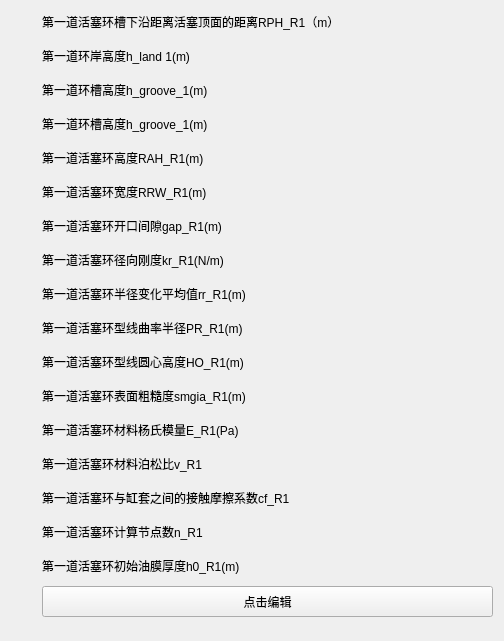
    <widget class="CardWidget" name="CardWidget_165">
     <property name="geometry">
      <rect>
       <x>100</x>
       <y>170</y>
       <width>401</width>
       <height>641</height>
      </rect>
     </property>
     <property name="minimumSize">
      <size>
       <width>0</width>
       <height>0</height>
      </size>
     </property>
     <layout class="QGridLayout" name="gridLayout_93">
      <property name="topMargin">
       <number>8</number>
      </property>
      <property name="bottomMargin">
       <number>8</number>
      </property>
      <item row="3" column="1">
       <widget class="SubtitleLabel" name="SubtitleLabel_682">
        <property name="minimumSize">
         <size>
          <width>451</width>
          <height>28</height>
         </size>
        </property>
        <property name="maximumSize">
         <size>
          <width>461</width>
          <height>28</height>
         </size>
        </property>
        <property name="text">
         <string>第一道环槽高度h_groove_1(m)</string>
        </property>
       </widget>
      </item>
      <item row="4" column="1">
       <widget class="SubtitleLabel" name="SubtitleLabel_685">
        <property name="minimumSize">
         <size>
          <width>451</width>
          <height>28</height>
         </size>
        </property>
        <property name="maximumSize">
         <size>
          <width>461</width>
          <height>28</height>
         </size>
        </property>
        <property name="text">
         <string>第一道环槽高度h_groove_1(m)</string>
        </property>
       </widget>
      </item>
      <item row="8" column="0">
       <widget class="IconWidget" name="IconWidget_562">
        <property name="minimumSize">
         <size>
          <width>25</width>
          <height>25</height>
         </size>
        </property>
        <property name="maximumSize">
         <size>
          <width>25</width>
          <height>25</height>
         </size>
        </property>
       </widget>
      </item>
      <item row="16" column="1">
       <widget class="StrongBodyLabel" name="StrongBodyLabel_28">
        <property name="minimumSize">
         <size>
          <width>451</width>
          <height>28</height>
         </size>
        </property>
        <property name="maximumSize">
         <size>
          <width>451</width>
          <height>28</height>
         </size>
        </property>
        <property name="text">
         <string>第一道活塞环与缸套之间的接触摩擦系数cf_R1</string>
        </property>
       </widget>
      </item>
      <item row="17" column="1">
       <widget class="SubtitleLabel" name="SubtitleLabel_690">
        <property name="minimumSize">
         <size>
          <width>451</width>
          <height>28</height>
         </size>
        </property>
        <property name="maximumSize">
         <size>
          <width>461</width>
          <height>28</height>
         </size>
        </property>
        <property name="text">
         <string>第一道活塞环计算节点数n_R1</string>
        </property>
       </widget>
      </item>
      <item row="2" column="0">
       <widget class="IconWidget" name="IconWidget_577">
        <property name="minimumSize">
         <size>
          <width>25</width>
          <height>25</height>
         </size>
        </property>
        <property name="maximumSize">
         <size>
          <width>25</width>
          <height>25</height>
         </size>
        </property>
       </widget>
      </item>
      <item row="13" column="0">
       <widget class="IconWidget" name="IconWidget_568">
        <property name="minimumSize">
         <size>
          <width>25</width>
          <height>25</height>
         </size>
        </property>
        <property name="maximumSize">
         <size>
          <width>25</width>
          <height>25</height>
         </size>
        </property>
       </widget>
      </item>
      <item row="4" column="0">
       <widget class="IconWidget" name="IconWidget_576">
        <property name="minimumSize">
         <size>
          <width>25</width>
          <height>25</height>
         </size>
        </property>
        <property name="maximumSize">
         <size>
          <width>25</width>
          <height>25</height>
         </size>
        </property>
       </widget>
      </item>
      <item row="19" column="1">
       <widget class="PrimaryPushButton" name="PrimaryPushButton_81">
        <property name="maximumSize">
         <size>
          <width>16777215</width>
          <height>31</height>
         </size>
        </property>
        <property name="text">
         <string>点击编辑</string>
        </property>
       </widget>
      </item>
      <item row="1" column="0">
       <widget class="IconWidget" name="IconWidget_566">
        <property name="minimumSize">
         <size>
          <width>25</width>
          <height>25</height>
         </size>
        </property>
        <property name="maximumSize">
         <size>
          <width>25</width>
          <height>25</height>
         </size>
        </property>
       </widget>
      </item>
      <item row="10" column="0">
       <widget class="IconWidget" name="IconWidget_565">
        <property name="minimumSize">
         <size>
          <width>25</width>
          <height>25</height>
         </size>
        </property>
        <property name="maximumSize">
         <size>
          <width>25</width>
          <height>25</height>
         </size>
        </property>
       </widget>
      </item>
      <item row="18" column="1">
       <widget class="SubtitleLabel" name="SubtitleLabel_691">
        <property name="minimumSize">
         <size>
          <width>451</width>
          <height>28</height>
         </size>
        </property>
        <property name="maximumSize">
         <size>
          <width>461</width>
          <height>28</height>
         </size>
        </property>
        <property name="text">
         <string>第一道活塞环初始油膜厚度h0_R1(m)</string>
        </property>
       </widget>
      </item>
      <item row="3" column="0">
       <widget class="IconWidget" name="IconWidget_570">
        <property name="minimumSize">
         <size>
          <width>25</width>
          <height>25</height>
         </size>
        </property>
        <property name="maximumSize">
         <size>
          <width>25</width>
          <height>25</height>
         </size>
        </property>
       </widget>
      </item>
      <item row="9" column="0">
       <widget class="IconWidget" name="IconWidget_567">
        <property name="minimumSize">
         <size>
          <width>25</width>
          <height>25</height>
         </size>
        </property>
        <property name="maximumSize">
         <size>
          <width>25</width>
          <height>25</height>
         </size>
        </property>
       </widget>
      </item>
      <item row="11" column="0">
       <widget class="IconWidget" name="IconWidget_572">
        <property name="minimumSize">
         <size>
          <width>25</width>
          <height>25</height>
         </size>
        </property>
        <property name="maximumSize">
         <size>
          <width>25</width>
          <height>25</height>
         </size>
        </property>
       </widget>
      </item>
      <item row="2" column="1">
       <widget class="SubtitleLabel" name="SubtitleLabel_688">
        <property name="minimumSize">
         <size>
          <width>451</width>
          <height>28</height>
         </size>
        </property>
        <property name="maximumSize">
         <size>
          <width>461</width>
          <height>28</height>
         </size>
        </property>
        <property name="text">
         <string>第一道环岸高度h_land 1(m)</string>
        </property>
       </widget>
      </item>
      <item row="12" column="1">
       <widget class="SubtitleLabel" name="SubtitleLabel_689">
        <property name="minimumSize">
         <size>
          <width>451</width>
          <height>28</height>
         </size>
        </property>
        <property name="maximumSize">
         <size>
          <width>461</width>
          <height>28</height>
         </size>
        </property>
        <property name="text">
         <string>第一道活塞环型线圆心高度HO_R1(m)</string>
        </property>
       </widget>
      </item>
      <item row="11" column="1">
       <widget class="SubtitleLabel" name="SubtitleLabel_692">
        <property name="minimumSize">
         <size>
          <width>451</width>
          <height>28</height>
         </size>
        </property>
        <property name="maximumSize">
         <size>
          <width>461</width>
          <height>28</height>
         </size>
        </property>
        <property name="text">
         <string>第一道活塞环型线曲率半径PR_R1(m)</string>
        </property>
       </widget>
      </item>
      <item row="12" column="0">
       <widget class="IconWidget" name="IconWidget_563">
        <property name="minimumSize">
         <size>
          <width>25</width>
          <height>25</height>
         </size>
        </property>
        <property name="maximumSize">
         <size>
          <width>25</width>
          <height>25</height>
         </size>
        </property>
       </widget>
      </item>
      <item row="7" column="0">
       <widget class="IconWidget" name="IconWidget_571">
        <property name="minimumSize">
         <size>
          <width>25</width>
          <height>25</height>
         </size>
        </property>
        <property name="maximumSize">
         <size>
          <width>25</width>
          <height>25</height>
         </size>
        </property>
       </widget>
      </item>
      <item row="7" column="1">
       <widget class="SubtitleLabel" name="SubtitleLabel_681">
        <property name="minimumSize">
         <size>
          <width>451</width>
          <height>28</height>
         </size>
        </property>
        <property name="maximumSize">
         <size>
          <width>461</width>
          <height>28</height>
         </size>
        </property>
        <property name="text">
         <string>第一道活塞环宽度RRW_R1(m)</string>
        </property>
       </widget>
      </item>
      <item row="13" column="1">
       <widget class="SubtitleLabel" name="SubtitleLabel_686">
        <property name="minimumSize">
         <size>
          <width>451</width>
          <height>28</height>
         </size>
        </property>
        <property name="maximumSize">
         <size>
          <width>461</width>
          <height>28</height>
         </size>
        </property>
        <property name="text">
         <string>第一道活塞环表面粗糙度smgia_R1(m)</string>
        </property>
       </widget>
      </item>
      <item row="9" column="1">
       <widget class="SubtitleLabel" name="SubtitleLabel_687">
        <property name="minimumSize">
         <size>
          <width>451</width>
          <height>28</height>
         </size>
        </property>
        <property name="maximumSize">
         <size>
          <width>461</width>
          <height>28</height>
         </size>
        </property>
        <property name="text">
         <string>第一道活塞环径向刚度kr_R1(N/m)</string>
        </property>
       </widget>
      </item>
      <item row="15" column="0">
       <widget class="IconWidget" name="IconWidget_573">
        <property name="minimumSize">
         <size>
          <width>25</width>
          <height>25</height>
         </size>
        </property>
        <property name="maximumSize">
         <size>
          <width>25</width>
          <height>25</height>
         </size>
        </property>
       </widget>
      </item>
      <item row="15" column="1">
       <widget class="SubtitleLabel" name="SubtitleLabel_693">
        <property name="minimumSize">
         <size>
          <width>451</width>
          <height>28</height>
         </size>
        </property>
        <property name="maximumSize">
         <size>
          <width>461</width>
          <height>28</height>
         </size>
        </property>
        <property name="text">
         <string>第一道活塞环材料泊松比v_R1</string>
        </property>
       </widget>
      </item>
      <item row="10" column="1">
       <widget class="SubtitleLabel" name="SubtitleLabel_684">
        <property name="minimumSize">
         <size>
          <width>451</width>
          <height>28</height>
         </size>
        </property>
        <property name="maximumSize">
         <size>
          <width>461</width>
          <height>28</height>
         </size>
        </property>
        <property name="text">
         <string>第一道活塞环半径变化平均值rr_R1(m)</string>
        </property>
       </widget>
      </item>
      <item row="5" column="1">
       <widget class="SubtitleLabel" name="SubtitleLabel_694">
        <property name="minimumSize">
         <size>
          <width>451</width>
          <height>28</height>
         </size>
        </property>
        <property name="maximumSize">
         <size>
          <width>461</width>
          <height>28</height>
         </size>
        </property>
        <property name="text">
         <string>第一道活塞环高度RAH_R1(m)</string>
        </property>
       </widget>
      </item>
      <item row="14" column="1">
       <widget class="SubtitleLabel" name="SubtitleLabel_683">
        <property name="minimumSize">
         <size>
          <width>451</width>
          <height>28</height>
         </size>
        </property>
        <property name="maximumSize">
         <size>
          <width>461</width>
          <height>28</height>
         </size>
        </property>
        <property name="text">
         <string>第一道活塞环材料杨氏模量E_R1(Pa)</string>
        </property>
       </widget>
      </item>
      <item row="8" column="1">
       <widget class="SubtitleLabel" name="SubtitleLabel_695">
        <property name="minimumSize">
         <size>
          <width>451</width>
          <height>28</height>
         </size>
        </property>
        <property name="maximumSize">
         <size>
          <width>461</width>
          <height>28</height>
         </size>
        </property>
        <property name="text">
         <string>第一道活塞环开口间隙gap_R1(m)</string>
        </property>
       </widget>
      </item>
      <item row="16" column="0">
       <widget class="IconWidget" name="IconWidget_564">
        <property name="minimumSize">
         <size>
          <width>25</width>
          <height>25</height>
         </size>
        </property>
        <property name="maximumSize">
         <size>
          <width>25</width>
          <height>25</height>
         </size>
        </property>
       </widget>
      </item>
      <item row="17" column="0">
       <widget class="IconWidget" name="IconWidget_578">
        <property name="minimumSize">
         <size>
          <width>25</width>
          <height>25</height>
         </size>
        </property>
        <property name="maximumSize">
         <size>
          <width>25</width>
          <height>25</height>
         </size>
        </property>
       </widget>
      </item>
      <item row="1" column="1">
       <widget class="StrongBodyLabel" name="StrongBodyLabel_29">
        <property name="minimumSize">
         <size>
          <width>451</width>
          <height>28</height>
         </size>
        </property>
        <property name="maximumSize">
         <size>
          <width>451</width>
          <height>28</height>
         </size>
        </property>
        <property name="text">
         <string>第一道活塞环槽下沿距离活塞顶面的距离RPH_R1（m）</string>
        </property>
       </widget>
      </item>
      <item row="5" column="0">
       <widget class="IconWidget" name="IconWidget_569">
        <property name="minimumSize">
         <size>
          <width>25</width>
          <height>25</height>
         </size>
        </property>
        <property name="maximumSize">
         <size>
          <width>25</width>
          <height>25</height>
         </size>
        </property>
       </widget>
      </item>
      <item row="14" column="0">
       <widget class="IconWidget" name="IconWidget_575">
        <property name="minimumSize">
         <size>
          <width>25</width>
          <height>25</height>
         </size>
        </property>
        <property name="maximumSize">
         <size>
          <width>25</width>
          <height>25</height>
         </size>
        </property>
       </widget>
      </item>
      <item row="18" column="0">
       <widget class="IconWidget" name="IconWidget_574">
        <property name="minimumSize">
         <size>
          <width>25</width>
          <height>25</height>
         </size>
        </property>
        <property name="maximumSize">
         <size>
          <width>25</width>
          <height>25</height>
         </size>
        </property>
       </widget>
      </item>
     </layout>
    </widget>
